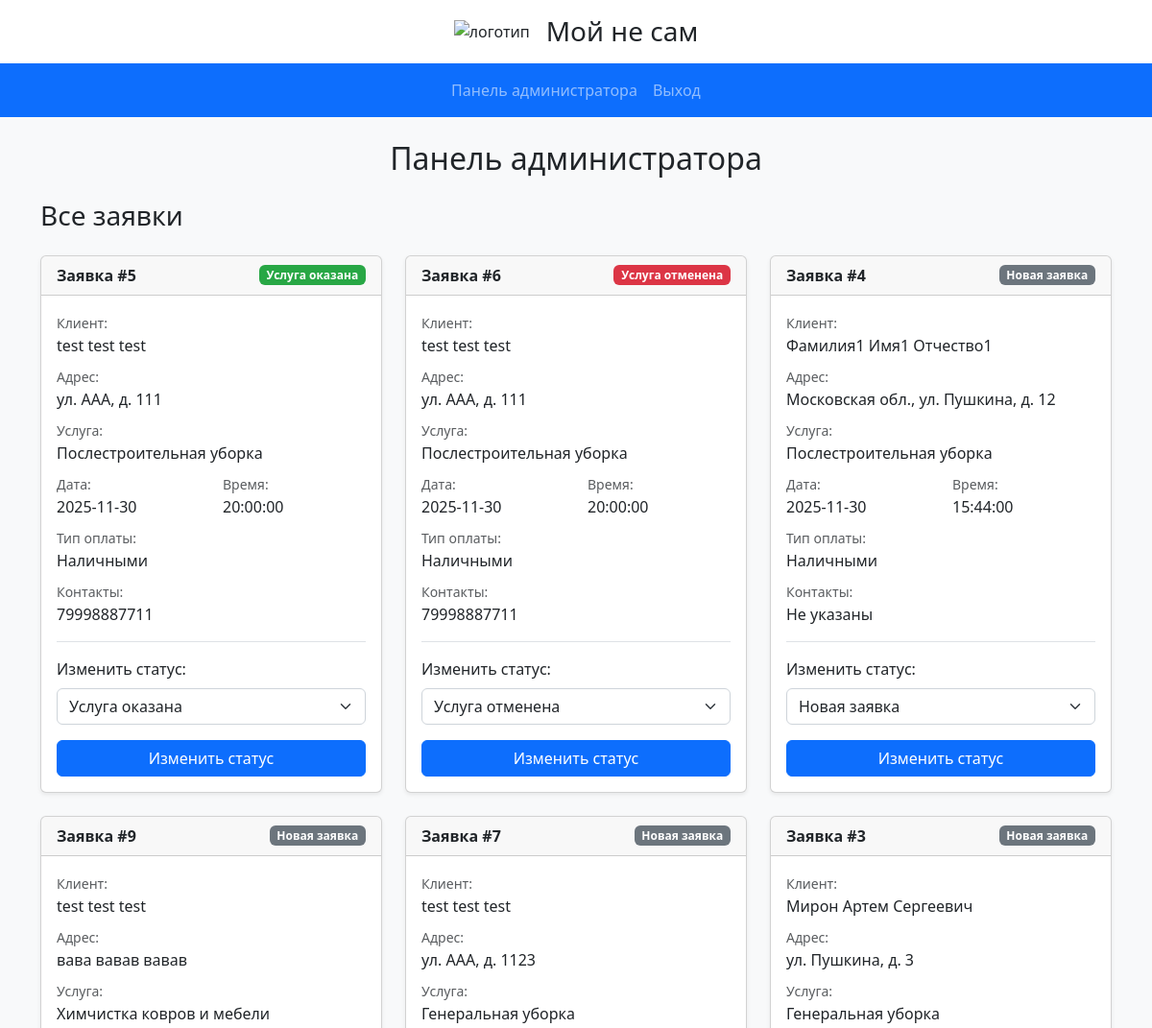
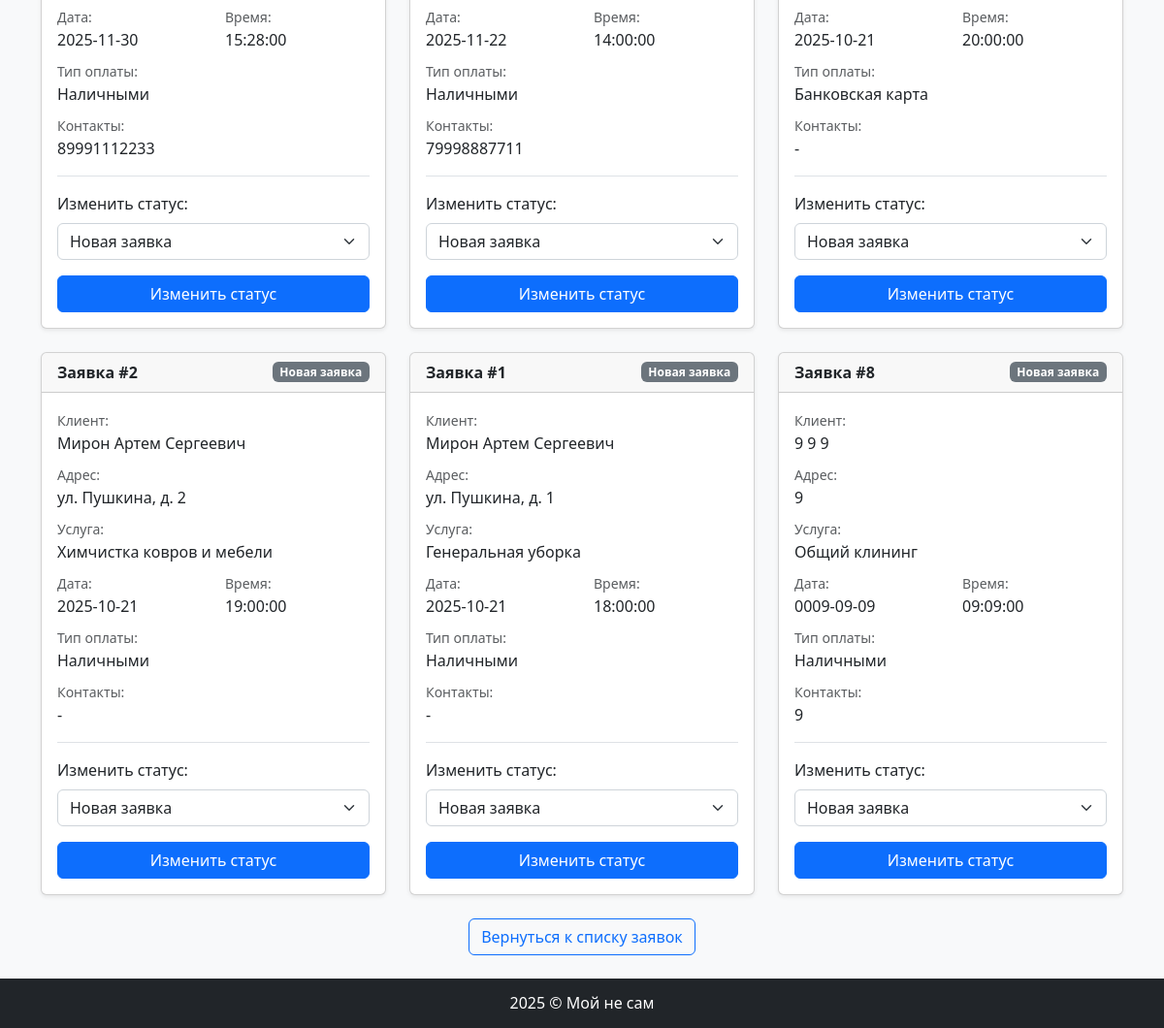
Screenshot of /Moy_Ne_Sam/admin.php (signed in) with the database file from the repository (2 pictures, top to bottom).
### tables this page shows
CREATE TABLE `service` (
  `id_service` int(1) NOT NULL,
  `address` text NOT NULL,
  `user_id` int(1) NOT NULL,
  `service_type_id` int(1) NOT NULL,
  `data` date NOT NULL,
  `time` time NOT NULL,
  `pay_type_id` int(1) NOT NULL,
  `status_id` int(1) NOT NULL,
  `reason_cancel` text DEFAULT NULL
);

CREATE TABLE `status` (
  `id_status` int(1) NOT NULL,
  `name_status` varchar(15) NOT NULL
);

CREATE TABLE `user` (
  `id_user` int(1) NOT NULL,
  `surname` varchar(50) NOT NULL,
  `name` varchar(50) NOT NULL,
  `otchestvo` varchar(50) NOT NULL,
  `phone` bigint(11) NOT NULL,
  `email` varchar(50) NOT NULL,
  `username` varchar(50) NOT NULL,
  `password` varchar(50) NOT NULL,
  `user_type_id` int(1) NOT NULL
);

CREATE TABLE `service_type` (
  `id_service_type` int(1) NOT NULL,
  `name_service` varchar(25) NOT NULL
);

CREATE TABLE `pay_type` (
  `id_pay_type` int(1) NOT NULL,
  `name_pay` varchar(16) NOT NULL
);

### Moy_Ne_Sam/admin.php (the view, shortened to what this page needs)
<?php
require_once "db/db.php";
$services_query = "SELECT s.*, u.surname, u.name, u.otchestvo, st.name_service, p.name_pay, ss.name_status, ss.id_status
                   FROM service s
                   LEFT JOIN user u ON s.user_id = u.id_user
                   LEFT JOIN service_type st ON s.service_type_id = st.id_service_type
                   LEFT JOIN pay_type p ON s.pay_type_id = p.id_pay_type
                   LEFT JOIN status ss ON s.status_id = ss.id_status
                   ORDER BY s.data DESC, s.time DESC";
$services_result = mysqli_query($db, $services_query);
$statuses_query = mysqli_query($db, "SELECT * FROM status");
$statuses = [];
while ($row = mysqli_fetch_assoc($statuses_query)) {
    $statuses[$row['id_status']] = $row;
}
?>
<h2 class="h3 mb-4">Все заявки</h2>
<?php if ($services_result && mysqli_num_rows($services_result) > 0): ?>
    <div class="row row-cols-1 row-cols-md-2 row-cols-lg-3 g-4">
        <?php while ($service = mysqli_fetch_assoc($services_result)): ?>
            <?php
            $status_color = '';
            $status_id = $service['id_status'];
            if ($status_id == 1) {
                $status_color = 'bg-secondary';
            } elseif ($status_id == 2) {
                $status_color = 'bg-success';
            } elseif ($status_id == 3) {
                $status_color = 'bg-danger';
            }
            ?>
            <div class="col">
                <div class="card h-100 shadow-sm">
                    <div class="card-header">
                        <div class="d-flex justify-content-between align-items-center">
                            <strong>Заявка #<?= $service['id_service'] ?></strong>
                            <span class="badge <?= $status_color ?>"><?= htmlspecialchars($service['name_status']) ?></span>
                        </div>
                    </div>
                    <div class="card-body">
                        <div class="mb-2">
                            <small class="text-muted">Клиент:</small>
                            <p class="mb-0"><?= htmlspecialchars($service['surname'] . ' ' . $service['name'] . ' ' . $service['otchestvo']) ?></p>
                        </div>
                        <div class="mb-2">
                            <small class="text-muted">Адрес:</small>
                            <p class="mb-0"><?= htmlspecialchars($service['address']) ?></p>
                        </div>
                        <div class="mb-2">
                            <small class="text-muted">Услуга:</small>
                            <p class="mb-0"><?= htmlspecialchars($service['name_service']) ?></p>
                        </div>
                        <div class="row mb-2">
                            <div class="col-6">
                                <small class="text-muted">Дата:</small>
                                <p class="mb-0"><?= htmlspecialchars($service['data']) ?></p>
                            </div>
                            <div class="col-6">
                                <small class="text-muted">Время:</small>
                                <p class="mb-0"><?= htmlspecialchars($service['time']) ?></p>
                            </div>
                        </div>
                        <div class="mb-2">
                            <small class="text-muted">Тип оплаты:</small>
                            <p class="mb-0"><?= htmlspecialchars($service['name_pay']) ?></p>
                        </div>
                        <div class="mb-3">
                            <small class="text-muted">Контакты:</small>
                            <p class="mb-0"><?= htmlspecialchars($service['reason_cancel'] ?? 'Не указаны') ?></p>
                        </div>
                        <form method="POST" class="border-top pt-3">
                            <div class="mb-3">
                                <label class="form-label">Изменить статус:</label>
                                <select name="status_id" class="form-select" required>
                                    <?php foreach ($statuses as $id => $status): ?>
                                        <option value="<?= $id ?>" <?= $id == $service['status_id'] ? 'selected' : '' ?>>
                                            <?= htmlspecialchars($status['name_status']) ?>
                                        </option>
                                    <?php endforeach; ?>
                                </select>
                            </div>
                            <button type="submit" name="change_status" class="btn btn-primary w-100">
                                Изменить статус
                            </button>
                        </form>
                    </div>
                </div>
            </div>
        <?php endwhile; ?>
    </div>
<?php else: ?>
    <div class="alert alert-info">
        Заявок нет.
    </div>
<?php endif; ?>
<div class="text-center mt-4">
    <a href="zayavka.php" class="btn btn-outline-primary">Вернуться к списку заявок</a>
</div>
<?php
require_once "struktura.php";
?>

### Moy_Ne_Sam/css/style.css (style rules this page uses)
.bg-secondary { background-color: #6c757d !important; }
.bg-success { background-color: #28a745 !important; }
.bg-danger { background-color: #dc3545 !important; }
body { background-color: #f8f9fa; }
.card { transition: transform 0.2s, box-shadow 0.2s; }
.row-cols-lg-3 .card { min-height: 100%; }
.form-control, .form-select { border-color: #ced4da; }
.shadow-sm { box-shadow: 0 .125rem .25rem rgba(0,0,0,.075) !important; }

### rows the page displays
service: id_service "5", status.name_status "Услуга оказана", user.otchestvo "test test test", address "ул. ААА, д. 111", service_type.name_service "Послестроительная уборка", data "2025-11-30", time "20:00:00", pay_type.name_pay "Наличными", reason_cancel "79998887711", status_id "Услуга оказана"
service: id_service "6", status.name_status "Услуга отменена", user.otchestvo "test test test", address "ул. ААА, д. 111", service_type.name_service "Послестроительная уборка", data "2025-11-30", time "20:00:00", pay_type.name_pay "Наличными", reason_cancel "79998887711", status_id "Услуга отменена"
service: id_service "4", status.name_status "Новая заявка", user.otchestvo "Фамилия1 Имя1 Отчество1", address "Московская обл., ул. Пушкина, д. 12", service_type.name_service "Послестроительная уборка", data "2025-11-30", time "15:44:00", pay_type.name_pay "Наличными", reason_cancel "Не указаны", status_id "Новая заявка"
service: id_service "9", status.name_status "Новая заявка", user.otchestvo "test test test", address "вава вавав вавав", service_type.name_service "Химчистка ковров и мебели", data "2025-11-30", time "15:28:00", pay_type.name_pay "Наличными", reason_cancel "89991112233", status_id "Новая заявка"
service: id_service "7", status.name_status "Новая заявка", user.otchestvo "test test test", address "ул. ААА, д. 1123", service_type.name_service "Генеральная уборка", data "2025-11-22", time "14:00:00", pay_type.name_pay "Наличными", reason_cancel "79998887711", status_id "Новая заявка"
service: id_service "3", status.name_status "Новая заявка", user.otchestvo "Мирон Артем Сергеевич", address "ул. Пушкина, д. 3", service_type.name_service "Генеральная уборка", data "2025-10-21", time "20:00:00", pay_type.name_pay "Банковская карта", reason_cancel "-", status_id "Новая заявка"
service: id_service "2", status.name_status "Новая заявка", user.otchestvo "Мирон Артем Сергеевич", address "ул. Пушкина, д. 2", service_type.name_service "Химчистка ковров и мебели", data "2025-10-21", time "19:00:00", pay_type.name_pay "Наличными", reason_cancel "-", status_id "Новая заявка"
service: id_service "1", status.name_status "Новая заявка", user.otchestvo "Мирон Артем Сергеевич", address "ул. Пушкина, д. 1", service_type.name_service "Генеральная уборка", data "2025-10-21", time "18:00:00", pay_type.name_pay "Наличными", reason_cancel "-", status_id "Новая заявка"
service: id_service "8", status.name_status "Новая заявка", user.otchestvo "9 9 9", address "9", service_type.name_service "Общий клининг", data "0009-09-09", time "09:09:00", pay_type.name_pay "Наличными", reason_cancel "9", status_id "Новая заявка"

### other values shown
$link['text'] "Панель администратора"
$link['text'] "Выход"
$pageTitle "Панель администратора"
